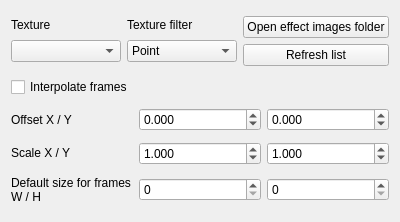
<?xml version="1.0" encoding="UTF-8"?>
<ui version="4.0">
 <class>Form</class>
 <widget class="QWidget" name="Form">
  <property name="geometry">
   <rect>
    <x>0</x>
    <y>0</y>
    <width>400</width>
    <height>222</height>
   </rect>
  </property>
  <property name="windowTitle">
   <string>Form</string>
  </property>
  <layout class="QVBoxLayout" name="verticalLayout">
   <item>
    <layout class="QHBoxLayout" name="horizontalLayout">
     <item>
      <layout class="QVBoxLayout" name="verticalLayout_3">
       <item>
        <widget class="QLabel" name="label">
         <property name="sizePolicy">
          <sizepolicy hsizetype="Fixed" vsizetype="Fixed">
           <horstretch>0</horstretch>
           <verstretch>0</verstretch>
          </sizepolicy>
         </property>
         <property name="minimumSize">
          <size>
           <width>0</width>
           <height>13</height>
          </size>
         </property>
         <property name="text">
          <string>Texture</string>
         </property>
        </widget>
       </item>
       <item>
        <widget class="QComboBox" name="combobox_textures"/>
       </item>
      </layout>
     </item>
     <item>
      <layout class="QVBoxLayout" name="verticalLayout_4">
       <item>
        <widget class="QLabel" name="label_4">
         <property name="sizePolicy">
          <sizepolicy hsizetype="Fixed" vsizetype="Fixed">
           <horstretch>0</horstretch>
           <verstretch>0</verstretch>
          </sizepolicy>
         </property>
         <property name="text">
          <string>Texture filter</string>
         </property>
        </widget>
       </item>
       <item>
        <widget class="QComboBox" name="combobox_filter">
         <item>
          <property name="text">
           <string>Point</string>
          </property>
         </item>
         <item>
          <property name="text">
           <string>Bilinear</string>
          </property>
         </item>
         <item>
          <property name="text">
           <string>Trilinear</string>
          </property>
         </item>
        </widget>
       </item>
      </layout>
     </item>
     <item>
      <layout class="QVBoxLayout" name="verticalLayout_2">
       <item>
        <widget class="QPushButton" name="btn_openFolder">
         <property name="text">
          <string>Open effect images folder</string>
         </property>
        </widget>
       </item>
       <item>
        <widget class="QPushButton" name="btn_refresh">
         <property name="text">
          <string>Refresh list</string>
         </property>
        </widget>
       </item>
      </layout>
     </item>
    </layout>
   </item>
   <item>
    <widget class="QCheckBox" name="checkbox_interpolate">
     <property name="sizePolicy">
      <sizepolicy hsizetype="Minimum" vsizetype="Fixed">
       <horstretch>0</horstretch>
       <verstretch>0</verstretch>
      </sizepolicy>
     </property>
     <property name="text">
      <string>Interpolate frames</string>
     </property>
    </widget>
   </item>
   <item>
    <layout class="QHBoxLayout" name="horizontalLayout_2">
     <item>
      <widget class="QLabel" name="label_2">
       <property name="text">
        <string>Offset X / Y</string>
       </property>
      </widget>
     </item>
     <item>
      <widget class="QDoubleSpinBox" name="spinbox_offsetX">
       <property name="decimals">
        <number>3</number>
       </property>
       <property name="minimum">
        <double>-1000.000000000000000</double>
       </property>
       <property name="maximum">
        <double>1000.000000000000000</double>
       </property>
       <property name="singleStep">
        <double>0.010000000000000</double>
       </property>
      </widget>
     </item>
     <item>
      <widget class="QDoubleSpinBox" name="spinbox_offsetY">
       <property name="decimals">
        <number>3</number>
       </property>
       <property name="minimum">
        <double>-1000.000000000000000</double>
       </property>
       <property name="maximum">
        <double>1000.000000000000000</double>
       </property>
       <property name="singleStep">
        <double>0.010000000000000</double>
       </property>
      </widget>
     </item>
    </layout>
   </item>
   <item>
    <layout class="QHBoxLayout" name="horizontalLayout_3">
     <item>
      <widget class="QLabel" name="label_3">
       <property name="sizePolicy">
        <sizepolicy hsizetype="Minimum" vsizetype="Fixed">
         <horstretch>0</horstretch>
         <verstretch>0</verstretch>
        </sizepolicy>
       </property>
       <property name="text">
        <string>Scale X / Y</string>
       </property>
      </widget>
     </item>
     <item>
      <widget class="QDoubleSpinBox" name="spinbox_scaleX">
       <property name="sizePolicy">
        <sizepolicy hsizetype="Minimum" vsizetype="Fixed">
         <horstretch>0</horstretch>
         <verstretch>0</verstretch>
        </sizepolicy>
       </property>
       <property name="decimals">
        <number>3</number>
       </property>
       <property name="minimum">
        <double>-1000.000000000000000</double>
       </property>
       <property name="maximum">
        <double>1000.000000000000000</double>
       </property>
       <property name="singleStep">
        <double>0.010000000000000</double>
       </property>
       <property name="value">
        <double>1.000000000000000</double>
       </property>
      </widget>
     </item>
     <item>
      <widget class="QDoubleSpinBox" name="spinbox_scaleY">
       <property name="sizePolicy">
        <sizepolicy hsizetype="Minimum" vsizetype="Fixed">
         <horstretch>0</horstretch>
         <verstretch>0</verstretch>
        </sizepolicy>
       </property>
       <property name="decimals">
        <number>3</number>
       </property>
       <property name="minimum">
        <double>-1000.000000000000000</double>
       </property>
       <property name="maximum">
        <double>1000.000000000000000</double>
       </property>
       <property name="singleStep">
        <double>0.010000000000000</double>
       </property>
       <property name="value">
        <double>1.000000000000000</double>
       </property>
      </widget>
     </item>
    </layout>
   </item>
   <item>
    <layout class="QHBoxLayout" name="horizontalLayout_4">
     <item>
      <widget class="QLabel" name="label_5">
       <property name="text">
        <string>Default size for frames
W / H</string>
       </property>
      </widget>
     </item>
     <item>
      <widget class="QSpinBox" name="spinbox_defaultW">
       <property name="maximum">
        <number>100000</number>
       </property>
      </widget>
     </item>
     <item>
      <widget class="QSpinBox" name="spinbox_defaultH">
       <property name="maximum">
        <number>100000</number>
       </property>
      </widget>
     </item>
    </layout>
   </item>
  </layout>
 </widget>
 <resources/>
 <connections/>
</ui>
